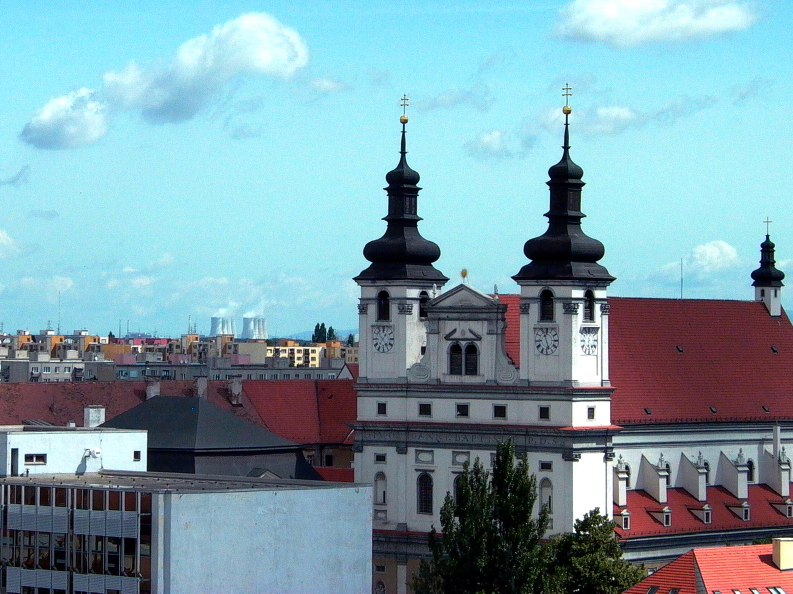
#> input picture data/original/building_1.jpg, 1586 x 1187 px (shown at 1/2 size)
$ python -i harris_detector.py   (imports and definitions only)   (older library calls are emulated)
#> lines starting #> are read from the running program, lines starting #| are printed output that depends on the picture
#> further down, picture is the input picture: shape (1187, 1586, 3); mean B, G, R 169, 158.5, 125.2
import cv2
import numpy as np
from typing import List, Tuple, Optional
import matplotlib.pyplot as plt

class HarrisDetector:
    """Enhanced Harris Corner Detector with various improvements"""

    def __init__(self, k: float = 0.05, window_size: int = 5,
                 threshold_percent: float = 0.005, nms_size: int = 3):
        """
        Initialize Harris Detector

        Args:
            k: Harris detector constant (0.04-0.06)
            window_size: Size of Gaussian window
            threshold_percent: Percentage of strongest corners to keep (0-1)
            nms_size: Size of non-maximum suppression window
        """
        self.k = k
        self.window_size = window_size
        self.threshold_percent = threshold_percent
        self.nms_size = nms_size

    def compute_gradients(self, image: np.ndarray) -> Tuple[np.ndarray, np.ndarray]:
        """Compute image gradients using Sobel operator"""
        gray = cv2.cvtColor(image, cv2.COLOR_BGR2GRAY).astype(np.float32)

        # Compute gradients
        Ix = cv2.Sobel(gray, cv2.CV_32F, 1, 0, ksize=3)
        Iy = cv2.Sobel(gray, cv2.CV_32F, 0, 1, ksize=3)

        return Ix, Iy

    def compute_harris_response(self, Ix: np.ndarray, Iy: np.ndarray) -> np.ndarray:
        """Compute Harris response matrix"""
        # Compute products of gradients
        Ixx = Ix * Ix
        Iyy = Iy * Iy
        Ixy = Ix * Iy

        # Apply Gaussian smoothing
        kernel = (self.window_size, self.window_size)
        Ixx = cv2.GaussianBlur(Ixx, kernel, 1.5)
        Iyy = cv2.GaussianBlur(Iyy, kernel, 1.5)
        Ixy = cv2.GaussianBlur(Ixy, kernel, 1.5)

        # Compute Harris response
        detM = Ixx * Iyy - Ixy * Ixy
        traceM = Ixx + Iyy
        R = detM - self.k * (traceM ** 2)

        return R

    def detect(self, image: np.ndarray, return_response: bool = False) -> List[Tuple[int, int, float]]:
        """
        Detect Harris corners in an image

        Returns:
            List of keypoints as (x, y, response) tuples
        """
        # 1. Compute gradients
        Ix, Iy = self.compute_gradients(image)

        # 2. Compute Harris response
        R = self.compute_harris_response(Ix, Iy)

        # 3. Non-maximum suppression (use configurable window)
        kernel = np.ones((self.nms_size, self.nms_size), dtype=np.uint8)
        R_nms = cv2.dilate(R, kernel)
        local_maxima = (R == R_nms)

        # 4. Adaptive thresholding
        R_local_max = R[local_maxima]
        if len(R_local_max) > 0:
            threshold_value = np.percentile(R_local_max, 100 * (1 - self.threshold_percent))
        else:
            threshold_value = 0

        # Create mask for strong corners
        strong_corners = (R >= threshold_value) & local_maxima

        # 5. Extract keypoints
        keypoints = []
        rows, cols = R.shape

        for y in range(rows):
            for x in range(cols):
                if strong_corners[y, x]:
                    response = float(R[y, x])
                    # Normalize response for consistency
                    norm_response = (response - threshold_value) / (R.max() - threshold_value + 1e-6)
                    norm_response = np.clip(norm_response, 0.0, 1.0)
                    keypoints.append((x, y, norm_response))

        if return_response:
            return keypoints, R
        return keypoints

    # [28 lines left out: function detect_with_scale, not called in this run]

    def draw_keypoints(self, image: np.ndarray, keypoints: List[Tuple],
                      color: Tuple = (0, 0, 255), max_points: int = 500) -> np.ndarray:
        """
        Draw keypoints on image with response-based coloring

        Args:
            image: Input image
            keypoints: List of (x, y, response) tuples
            color: Base color for keypoints
            max_points: Maximum number of keypoints to display
        """
        img_copy = image.copy()

        # Sort keypoints by response and take top ones
        if len(keypoints) > max_points:
            keypoints = sorted(keypoints, key=lambda x: x[2], reverse=True)[:max_points]

        for x, y, response in keypoints:
            # Color coding based on response strength
            if response > 0.8:
                kp_color = (0, 255, 0)  # Strong - Green
                radius = 4
            elif response > 0.5:
                kp_color = (0, 200, 255)  # Medium - Orange
                radius = 3
            else:
                kp_color = color  # Weak - Red
                radius = 2

            cv2.circle(img_copy, (int(x), int(y)), radius, kp_color, 1)

        return img_copy

    def analyze_parameters(self, image: np.ndarray, save_path: str = None):
        """Analyze the effect of different parameters on detection"""
        fig, axes = plt.subplots(2, 3, figsize=(15, 10))
        axes = axes.ravel()

        # Test different k values
        k_values = [0.04, 0.05, 0.06]
        for i, k in enumerate(k_values):
            self.k = k
            kps = self.detect(image)
            img_kps = self.draw_keypoints(image, kps)
            axes[i].imshow(cv2.cvtColor(img_kps, cv2.COLOR_BGR2RGB))
            axes[i].set_title(f'k={k}, Keypoints={len(kps)}')
            axes[i].axis('off')
#> this loop made 3 passes
#> threshold_value in detect on passes 1 to 3: 5.97e+09, 5.59e+09, 5.09e+09
#> pass 1, in compute_gradients, `gray = cv2.cvtColor(image, cv2.COLOR_BGR2GRAY).astype(np.float32)`:
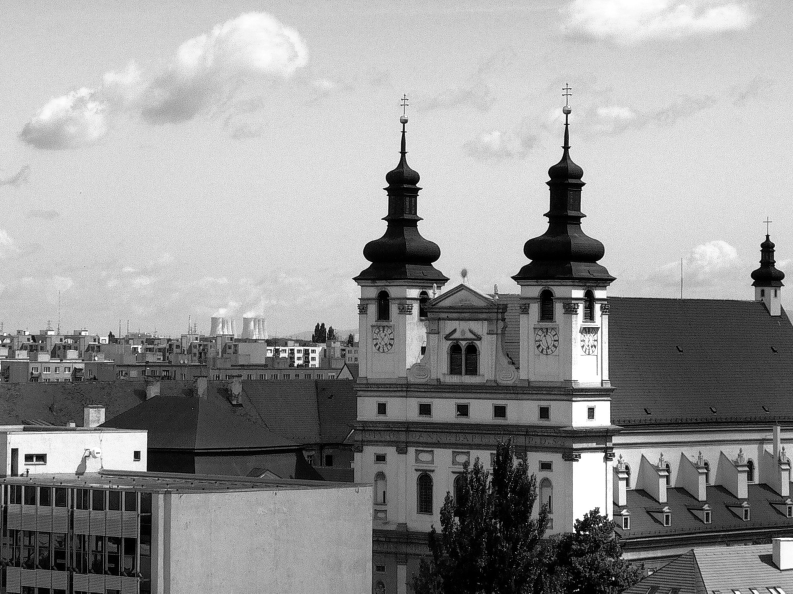
#> gray: shape (1187, 1586) float32 (shown at 1/2 size); min 0, max 255, mean 149.8
#> pass 1, in compute_gradients, `Ix = cv2.Sobel(gray, cv2.CV_32F, 1, 0, ksize=3)`:
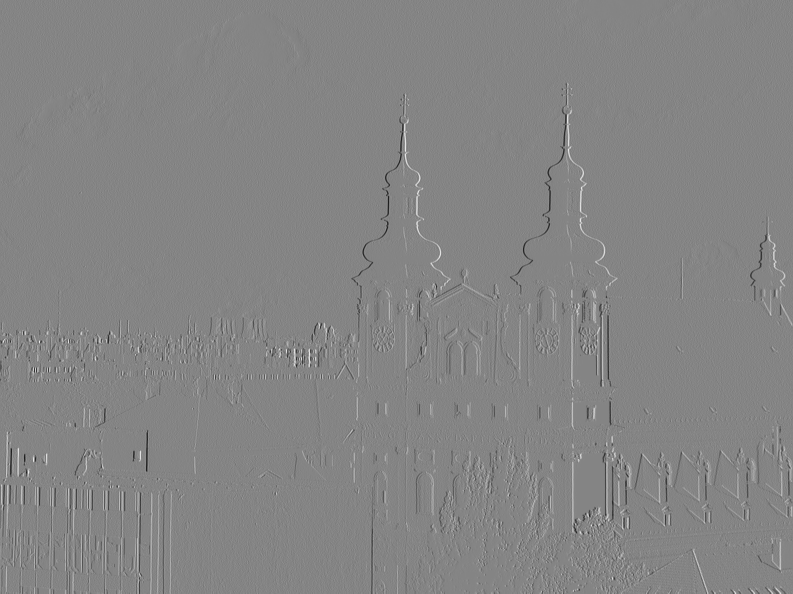
#> Ix: shape (1187, 1586) float32 (shown at 1/2 size); min -885, max 815, mean 0.1; drawn with min black and max white
#> pass 1, in compute_gradients, `Iy = cv2.Sobel(gray, cv2.CV_32F, 0, 1, ksize=3)`:
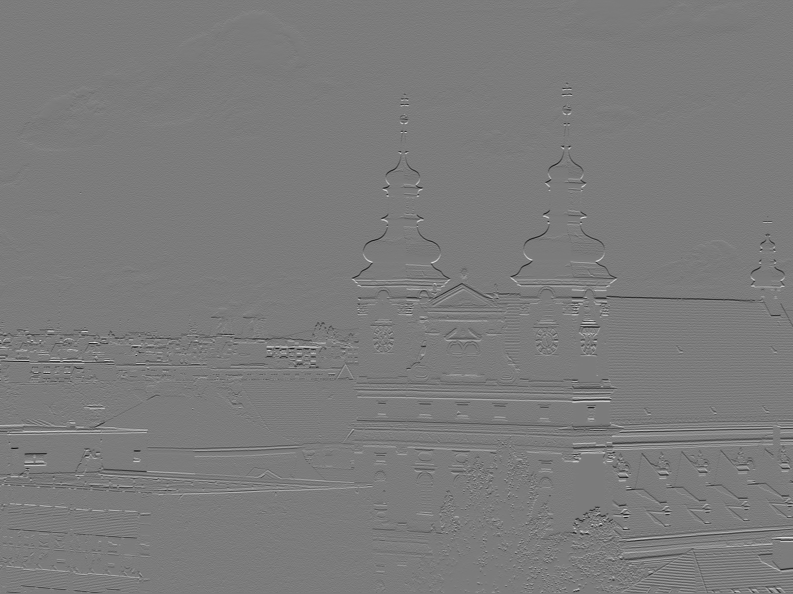
#> Iy: shape (1187, 1586) float32 (shown at 1/2 size); min -853, max 902, mean -0.8; drawn with min black and max white
#> pass 1, in compute_harris_response, `Ixx = Ix * Ix`:
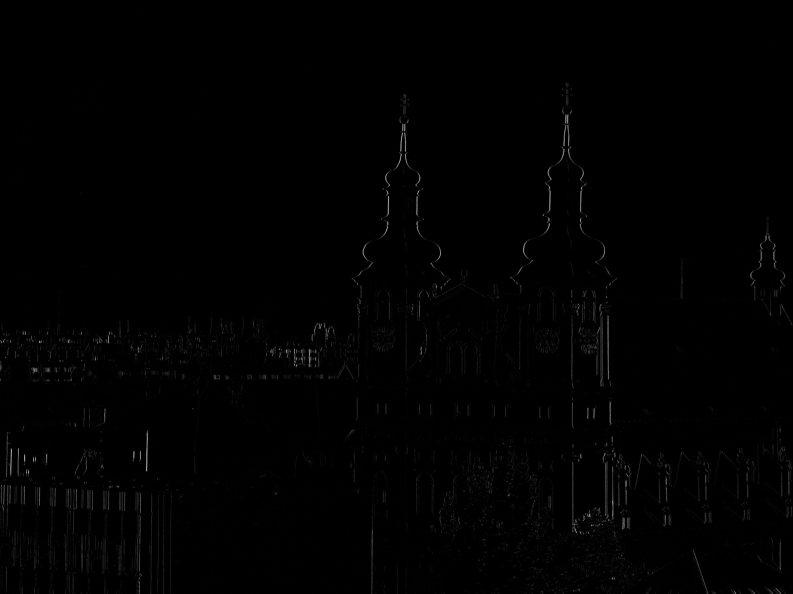
#> Ixx: shape (1187, 1586) float32 (shown at 1/2 size); min 0, max 783225, mean 4674.3; drawn with min black and max white

        # Test different window sizes
        window_sizes = [3, 5, 7]
        for i, ws in enumerate(window_sizes):
            self.window_size = ws
            kps = self.detect(image)
            img_kps = self.draw_keypoints(image, kps)
            axes[i+3].imshow(cv2.cvtColor(img_kps, cv2.COLOR_BGR2RGB))
            axes[i+3].set_title(f'Window={ws}, Keypoints={len(kps)}')
            axes[i+3].axis('off')
#> this loop made 3 passes
#> threshold_value in detect on passes 1 to 3: 3.46e+09, 5.09e+09, 5.3e+09
#> pass 1, in compute_harris_response (call 4), `Iyy = cv2.GaussianBlur(Iyy, kernel, 1.5)`:
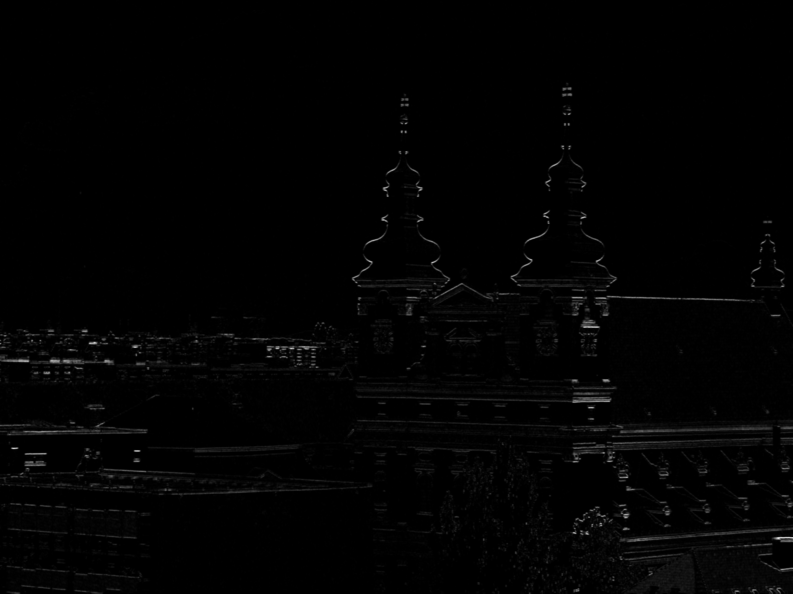
#> Iyy: shape (1187, 1586) float32 (shown at 1/2 size); min 0, max 476481.8, mean 5558.1; drawn with min black and max white

        plt.tight_layout()
        if save_path:
            plt.savefig(save_path, dpi=150, bbox_inches='tight')
        plt.show()
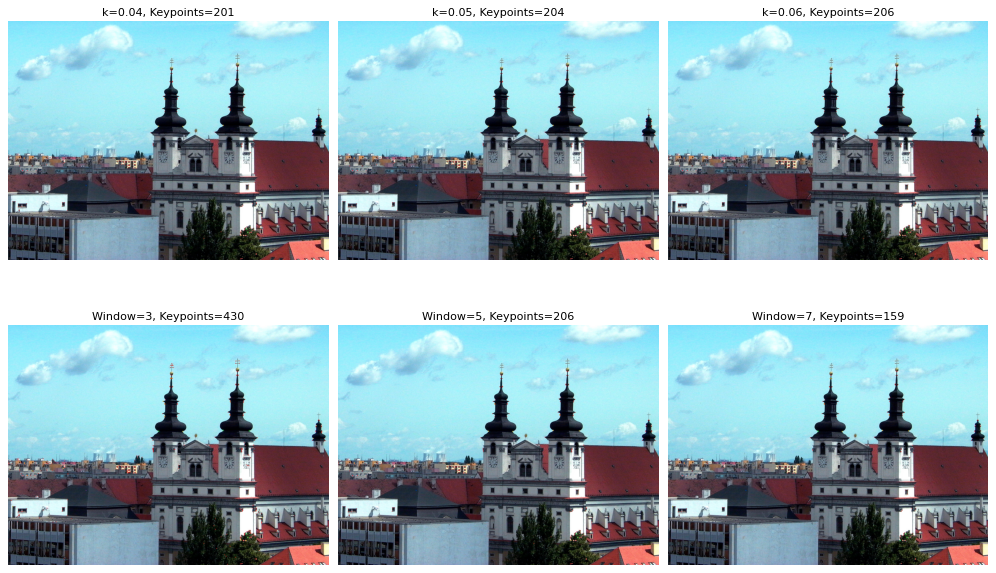
#> figure drawn by matplotlib, 6 panels

        # Reset to default values
        self.k = 0.05
        self.window_size = 5

>>> import cv2
>>> picture = cv2.imread('../data/original/building_1.jpg')
>>> result = HarrisDetector().analyze_parameters(picture)

$ run again, on data/original/building_2.jpg
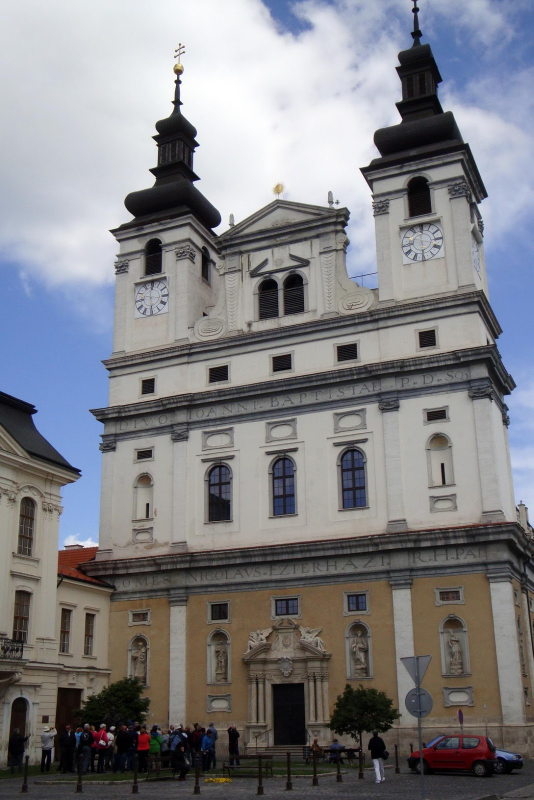
#> input picture data/original/building_2.jpg, 1067 x 1600 px (shown at 1/2 size)
#> picture is the input picture: shape (1600, 1067, 3); mean B, G, R 132.1, 128, 127.9
#> the loop in analyze_parameters, `for i, k in enumerate(k_values):` made 3 passes
#> threshold_value in detect on passes 1 to 3: 1.02e+09, 902627120, 770417045.4
#> pass 1, in compute_gradients, `Iy = cv2.Sobel(gray, cv2.CV_32F, 0, 1, ksize=3)`:
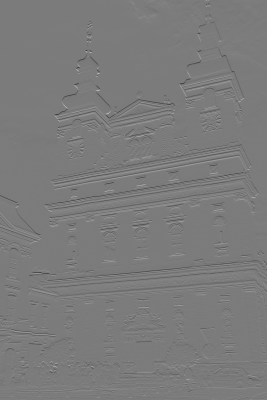
#> Iy: shape (1600, 1067) float32 (shown at 1/4 size); min -828, max 880, mean -0.7; drawn with min black and max white
#> the loop in analyze_parameters, `for i, ws in enumerate(window_sizes):` made 3 passes
#> threshold_value in detect on passes 1 to 3: 442607408, 770417045.4, 1.13e+09
#> pass 1, in compute_harris_response (call 4), `Iyy = cv2.GaussianBlur(Iyy, kernel, 1.5)`:
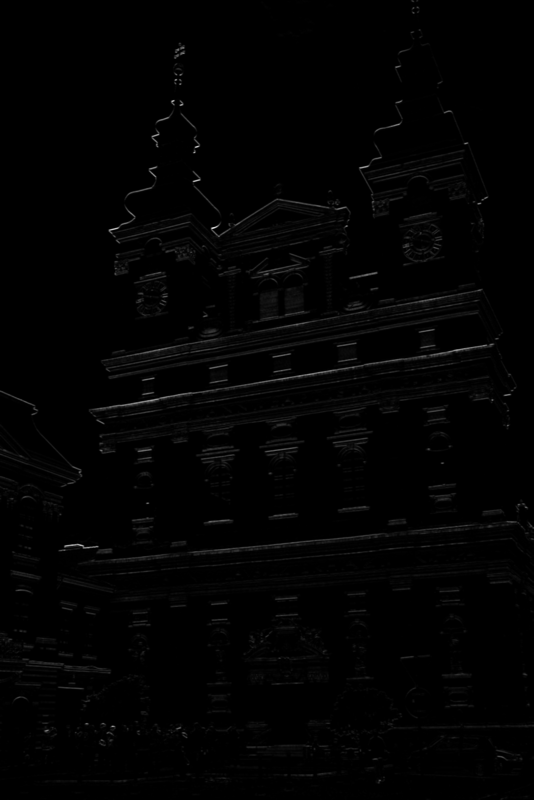
#> Iyy: shape (1600, 1067) float32 (shown at 1/2 size); min 0, max 402083.6, mean 4177.7; drawn with min black and max white

$ run again, on data/original/building_3.jpg
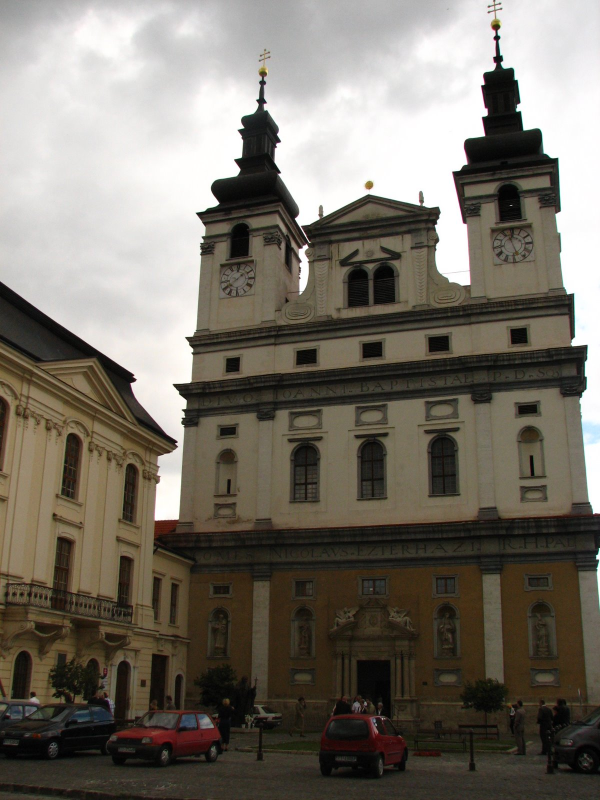
#> input picture data/original/building_3.jpg, 1200 x 1600 px (shown at 1/2 size)
#> picture is the input picture: shape (1600, 1200, 3); mean B, G, R 103.4, 113, 118.7
#> the loop in analyze_parameters, `for i, k in enumerate(k_values):` made 3 passes
#> threshold_value in detect on passes 1 to 3: 132850932.4, 112504537.7, 90734115.4
#> pass 1, in compute_gradients, `Ix = cv2.Sobel(gray, cv2.CV_32F, 1, 0, ksize=3)`:
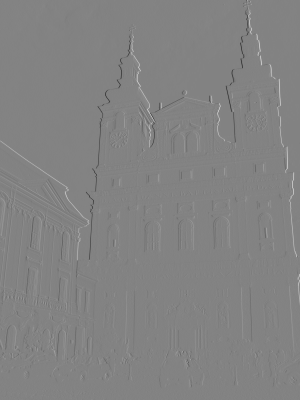
#> Ix: shape (1600, 1200) float32 (shown at 1/4 size); min -866, max 823, mean 0.5; drawn with min black and max white
#> pass 1, in compute_harris_response, `Ixx = Ix * Ix`:
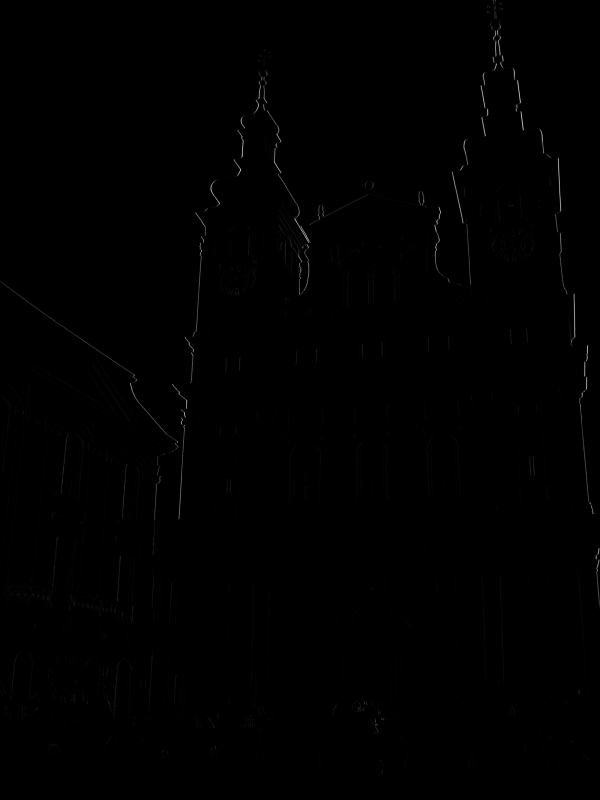
#> Ixx: shape (1600, 1200) float32 (shown at 1/2 size); min 0, max 749956, mean 1968; drawn with min black and max white
#> the loop in analyze_parameters, `for i, ws in enumerate(window_sizes):` made 3 passes
#> threshold_value in detect on passes 1 to 3: 53878608.5, 90734115.4, 133126520.5
